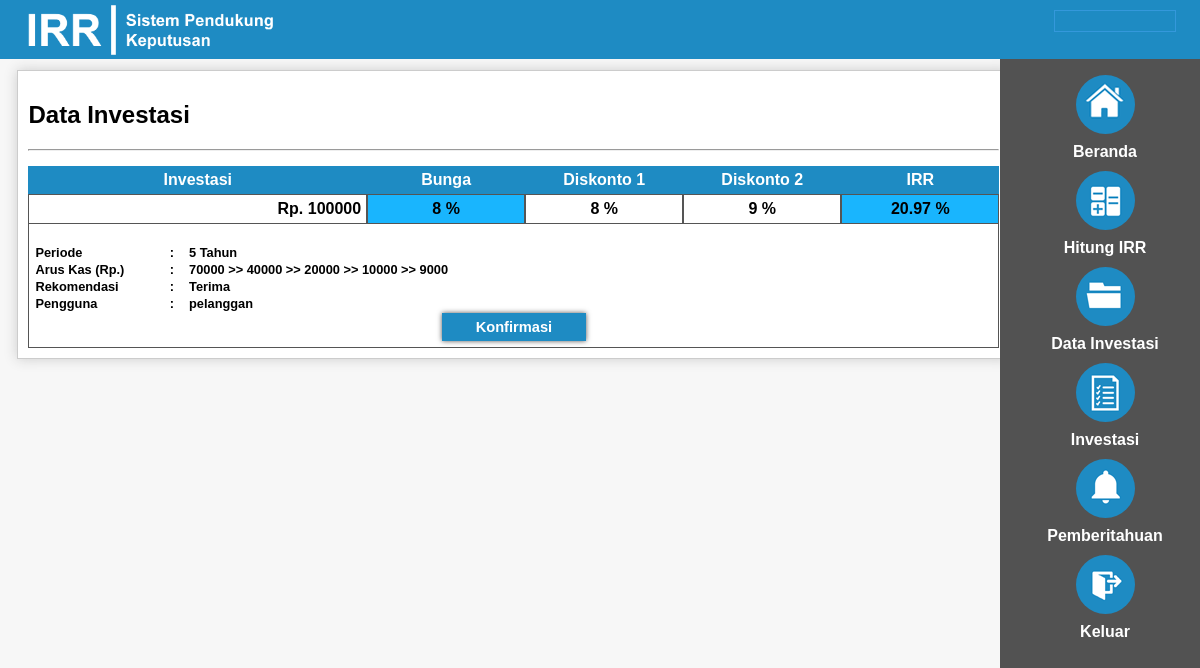
The app's page /admin/index.php?page=notif, older data.
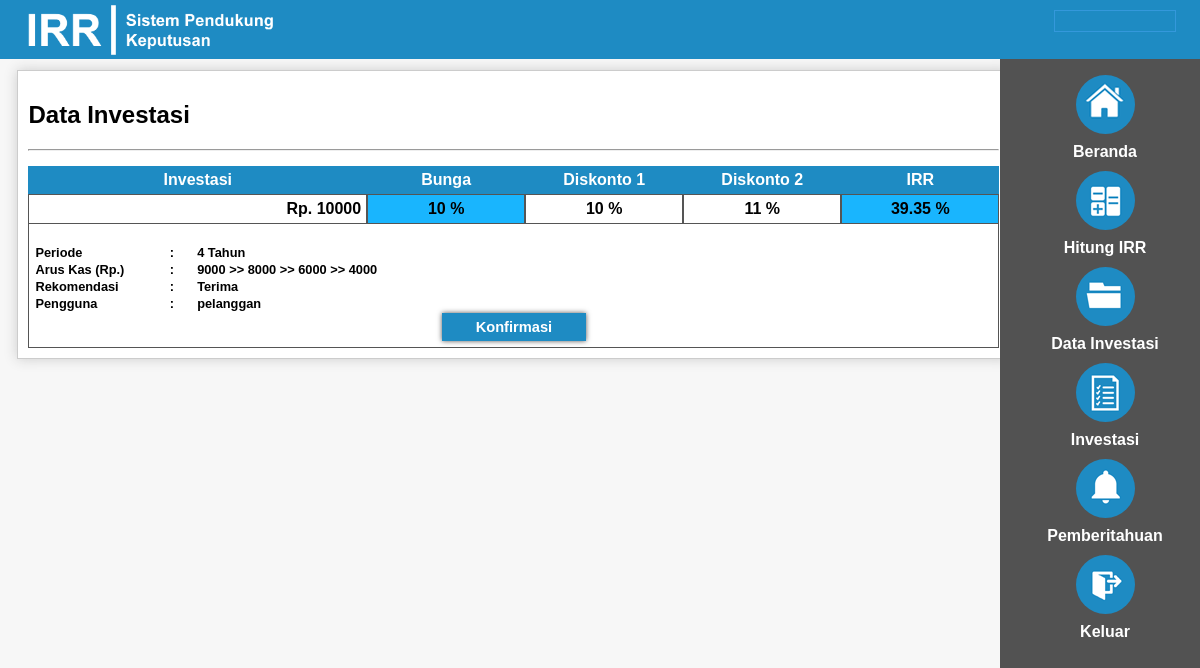
The same page, newer data.
### tables this page shows
CREATE TABLE IF NOT EXISTS `tbl_run_inv` (
  `id_run` int(5) NOT NULL AUTO_INCREMENT,
  `id_inv` int(5) NOT NULL,
  `id_not` int(5) NOT NULL,
  `id_user` int(5) NOT NULL,
  `tgl_start` varchar(15) NOT NULL,
  `tgl_finish` varchar(15) NOT NULL,
  PRIMARY KEY (`id_run`)
);

CREATE TABLE IF NOT EXISTS `tbl_inv` (
  `id_inv` int(5) NOT NULL AUTO_INCREMENT,
  `inves` bigint(20) NOT NULL,
  `bunga` int(11) NOT NULL,
  `df1` int(11) NOT NULL,
  `df2` int(11) NOT NULL,
  `irr` double NOT NULL,
  `periode` varchar(30) NOT NULL,
  `kas` varchar(150) NOT NULL,
  `jml_periode` int(5) NOT NULL,
  `rekomen` varchar(10) NOT NULL,
  `yn` enum('y','n') NOT NULL DEFAULT 'n',
  PRIMARY KEY (`id_inv`)
);

CREATE TABLE IF NOT EXISTS `tbl_user` (
  `id_user` int(5) NOT NULL AUTO_INCREMENT,
  `username` varchar(20) NOT NULL,
  `password` varchar(50) NOT NULL,
  `fname` varchar(25) NOT NULL,
  `lname` varchar(25) NOT NULL,
  `address` varchar(35) NOT NULL,
  `email` varchar(40) NOT NULL,
  `phone` varchar(15) NOT NULL,
  `fb` varchar(25) NOT NULL,
  `twitter` varchar(25) NOT NULL,
  `level` enum('admin','eksekutif') NOT NULL DEFAULT 'eksekutif',
  PRIMARY KEY (`id_user`)
);

### admin/notif.php (the view, shortened to what this page needs)
<link rel="stylesheet" href="css/data.css"  type="text/css" />
<h2>Data Investasi</h2>
<hr />
<?php
$query = mysql_query("SELECT * FROM tbl_run_inv INNER JOIN tbl_user ON tbl_run_inv.id_user=tbl_user.id_user INNER JOIN tbl_inv ON tbl_run_inv.id_not=tbl_inv.id_inv WHERE tbl_inv.yn='y' AND tbl_run_inv.id_inv='0'  ORDER BY tbl_run_inv.id_run DESC");
$jumlah = mysql_num_rows($query);
if (!empty($jumlah)){
	while($d = mysql_fetch_array($query)){
?>
	<table border="0" cellpadding="5" cellspacing="0">
	<thead>
		<tr>
			<td>Investasi</td>
			<td>Bunga</td>
			<td>Diskonto 1</td>
			<td>Diskonto 2</td>
			<td>IRR</td>
		</tr>
	</thead>
	<tbody>
		<tr>
			<td class="inves"><? echo 'Rp. '.$d['inves'];?></td>
			<td class="bung1"><? echo $d['bunga'].' &#37;';?></td>
			<td class="bung"><? echo $d['df1'].' &#37;';?></td>
			<td class="bung"><? echo $d['df2'].' &#37;';?></td>
			<td class="bung1"><? echo $d['irr'].' &#37;';?></td>
		</tr>
		<tr>
			<td colspan="5" class="sub-tabel">
				<table border="0" cellspacing="0">
				<tr class="per">
					<td class="per-contain">Periode</td>
					<td>:</td>
					<td><? echo $d['jml_periode'].' Tahun';?></td>
				</tr>
				<tr class="per">
					<td class="per-contain">Arus Kas (Rp.)</td>
					<td>:</td>
					<td><? echo $d['kas'];?></td>
				</tr>
				<tr class="per">
					<td class="per-contain">Rekomendasi</td>
					<td>:</td>
					<td><? echo $d['rekomen'];?></td>
				</tr>
				<tr class="per">
					<td class="per-contain">Pengguna</td>
					<td>:</td>
					<td><? echo $d['username'];?></td>
				</tr>
				<tr>
					<td colspan="3" class="bung2" align="center">
						<button><a href="admin/konfir.php/?not=<? echo $d['id_not'];?>&l=<? echo $d['jml_periode'];?>">Konfirmasi</a></button>
					</td>
				</tr>
				</table>
			</td>
		</tr>
	</tbody>
	</table>
<?php
	}
} else {
	die("TIDAK ADA PEMBERITAHUAN");
}
?>

Row changes from the older to the newer data that the page shows:
removed tbl_run_inv: tbl_inv.inves "100000", tbl_inv.bunga "8", tbl_inv.df1 "8", tbl_inv.df2 "9", tbl_inv.irr "20.97", tbl_inv.jml_periode "5", tbl_inv.kas "70000 >> 40000 >> 20000 >> 10000 >> 9000", tbl_inv.rekomen "Terima", id_user.username "pelanggan"
added tbl_run_inv: tbl_inv.inves "10000", tbl_inv.bunga "10", tbl_inv.df1 "10", tbl_inv.df2 "11", tbl_inv.irr "39.35", tbl_inv.jml_periode "4", tbl_inv.kas "9000 >> 8000 >> 6000 >> 4000", tbl_inv.rekomen "Terima", id_user.username "pelanggan"
